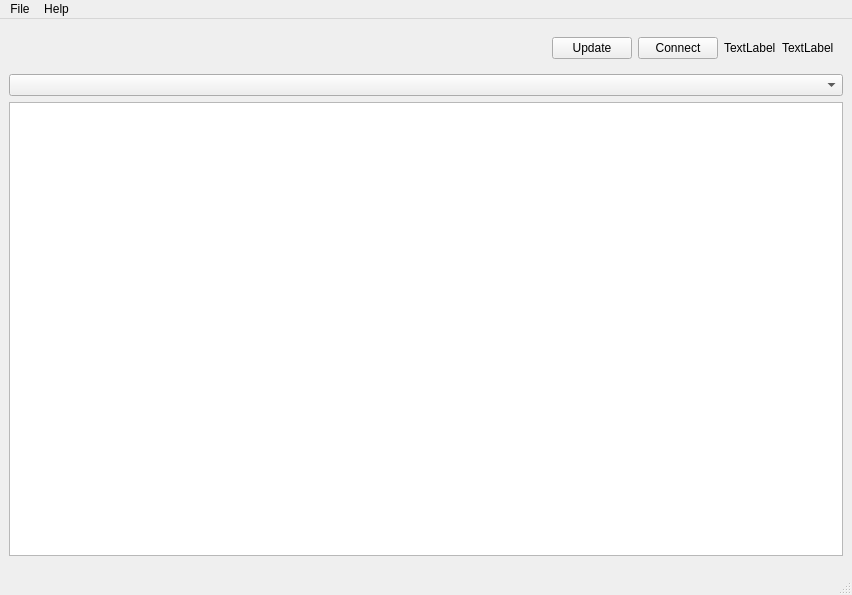
<?xml version="1.0" encoding="UTF-8"?>
<ui version="4.0">
 <class>MainWindow</class>
 <widget class="QMainWindow" name="MainWindow">
  <property name="geometry">
   <rect>
    <x>0</x>
    <y>0</y>
    <width>852</width>
    <height>595</height>
   </rect>
  </property>
  <property name="windowTitle">
   <string>MoturUI</string>
  </property>
  <widget class="QWidget" name="centralwidget">
   <property name="sizePolicy">
    <sizepolicy hsizetype="Maximum" vsizetype="Maximum">
     <horstretch>0</horstretch>
     <verstretch>0</verstretch>
    </sizepolicy>
   </property>
   <property name="maximumSize">
    <size>
     <width>852</width>
     <height>546</height>
    </size>
   </property>
   <layout class="QGridLayout" name="gridLayout">
    <item row="0" column="0">
     <layout class="QVBoxLayout" name="verticalLayout">
      <property name="sizeConstraint">
       <enum>QLayout::SetMaximumSize</enum>
      </property>
      <item>
       <widget class="QWidget" name="horizontalWidget" native="true">
        <property name="maximumSize">
         <size>
          <width>16777215</width>
          <height>50</height>
         </size>
        </property>
        <layout class="QHBoxLayout" name="horizontalLayout">
         <property name="sizeConstraint">
          <enum>QLayout::SetDefaultConstraint</enum>
         </property>
         <item>
          <spacer name="horizontalSpacer">
           <property name="orientation">
            <enum>Qt::Horizontal</enum>
           </property>
           <property name="sizeHint" stdset="0">
            <size>
             <width>40</width>
             <height>20</height>
            </size>
           </property>
          </spacer>
         </item>
         <item>
          <widget class="QPushButton" name="updateAccessPointsButton">
           <property name="maximumSize">
            <size>
             <width>84</width>
             <height>34</height>
            </size>
           </property>
           <property name="text">
            <string>Update</string>
           </property>
          </widget>
         </item>
         <item>
          <widget class="QPushButton" name="connectionButton">
           <property name="maximumSize">
            <size>
             <width>84</width>
             <height>34</height>
            </size>
           </property>
           <property name="text">
            <string>Connect</string>
           </property>
          </widget>
         </item>
         <item>
          <widget class="QLabel" name="connectionImage">
           <property name="text">
            <string>TextLabel</string>
           </property>
          </widget>
         </item>
         <item>
          <widget class="QLabel" name="connectionText">
           <property name="text">
            <string>TextLabel</string>
           </property>
          </widget>
         </item>
        </layout>
       </widget>
      </item>
      <item>
       <widget class="QComboBox" name="accessPointsComboBox"/>
      </item>
      <item>
       <widget class="QListWidget" name="listWidget"/>
      </item>
     </layout>
    </item>
   </layout>
  </widget>
  <widget class="QMenuBar" name="menubar">
   <property name="geometry">
    <rect>
     <x>0</x>
     <y>0</y>
     <width>852</width>
     <height>30</height>
    </rect>
   </property>
   <widget class="QMenu" name="menuFile">
    <property name="title">
     <string>File</string>
    </property>
    <addaction name="actionQuit"/>
   </widget>
   <widget class="QMenu" name="menuHelp">
    <property name="title">
     <string>Help</string>
    </property>
   </widget>
   <addaction name="menuFile"/>
   <addaction name="menuHelp"/>
  </widget>
  <widget class="QStatusBar" name="statusbar"/>
  <action name="actionQuit">
   <property name="text">
    <string>Quit</string>
   </property>
  </action>
 </widget>
 <resources>
  <include location="../res/resources.qrc"/>
 </resources>
 <connections/>
</ui>
